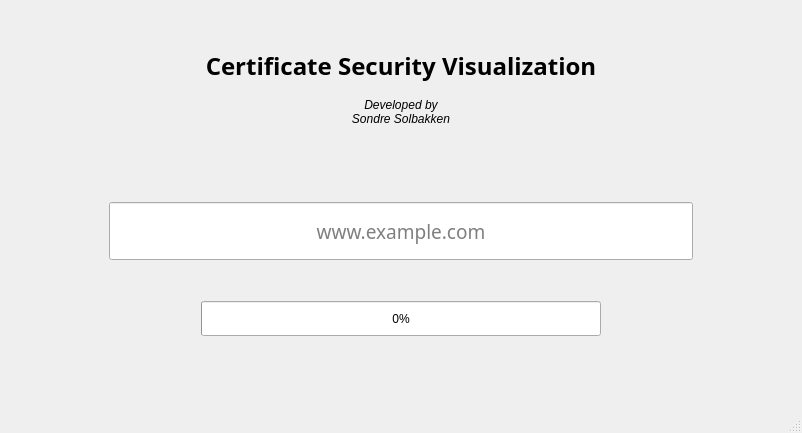
<?xml version="1.0" encoding="UTF-8"?>
<ui version="4.0">
 <class>MainWindow</class>
 <widget class="QMainWindow" name="MainWindow">
  <property name="geometry">
   <rect>
    <x>0</x>
    <y>0</y>
    <width>802</width>
    <height>433</height>
   </rect>
  </property>
  <property name="focusPolicy">
   <enum>Qt::StrongFocus</enum>
  </property>
  <property name="windowTitle">
   <string>Certificate Security Visualization</string>
  </property>
  <widget class="QWidget" name="centralwidget">
   <layout class="QVBoxLayout" name="verticalLayout">
    <item>
     <spacer name="verticalSpacer_2">
      <property name="orientation">
       <enum>Qt::Vertical</enum>
      </property>
      <property name="sizeType">
       <enum>QSizePolicy::Fixed</enum>
      </property>
      <property name="sizeHint" stdset="0">
       <size>
        <width>20</width>
        <height>41</height>
       </size>
      </property>
     </spacer>
    </item>
    <item>
     <widget class="QLabel" name="label">
      <property name="sizePolicy">
       <sizepolicy hsizetype="Expanding" vsizetype="Maximum">
        <horstretch>0</horstretch>
        <verstretch>0</verstretch>
       </sizepolicy>
      </property>
      <property name="maximumSize">
       <size>
        <width>1677</width>
        <height>32</height>
       </size>
      </property>
      <property name="font">
       <font>
        <family>Ubuntu Light</family>
        <pointsize>18</pointsize>
        <weight>75</weight>
        <bold>true</bold>
        <underline>false</underline>
        <strikeout>false</strikeout>
        <kerning>true</kerning>
       </font>
      </property>
      <property name="layoutDirection">
       <enum>Qt::LeftToRight</enum>
      </property>
      <property name="text">
       <string>Certificate Security Visualization</string>
      </property>
      <property name="textFormat">
       <enum>Qt::AutoText</enum>
      </property>
      <property name="scaledContents">
       <bool>false</bool>
      </property>
      <property name="alignment">
       <set>Qt::AlignCenter</set>
      </property>
      <property name="wordWrap">
       <bool>false</bool>
      </property>
     </widget>
    </item>
    <item>
     <spacer name="verticalSpacer_3">
      <property name="orientation">
       <enum>Qt::Vertical</enum>
      </property>
      <property name="sizeType">
       <enum>QSizePolicy::Fixed</enum>
      </property>
      <property name="sizeHint" stdset="0">
       <size>
        <width>20</width>
        <height>10</height>
       </size>
      </property>
     </spacer>
    </item>
    <item>
     <widget class="QLabel" name="label_2">
      <property name="sizePolicy">
       <sizepolicy hsizetype="Maximum" vsizetype="Maximum">
        <horstretch>0</horstretch>
        <verstretch>0</verstretch>
       </sizepolicy>
      </property>
      <property name="maximumSize">
       <size>
        <width>1677</width>
        <height>45</height>
       </size>
      </property>
      <property name="font">
       <font>
        <italic>true</italic>
       </font>
      </property>
      <property name="text">
       <string>Developed by
Sondre Solbakken</string>
      </property>
      <property name="alignment">
       <set>Qt::AlignCenter</set>
      </property>
      <property name="wordWrap">
       <bool>true</bool>
      </property>
     </widget>
    </item>
    <item>
     <spacer name="verticalSpacer">
      <property name="orientation">
       <enum>Qt::Vertical</enum>
      </property>
      <property name="sizeType">
       <enum>QSizePolicy::Fixed</enum>
      </property>
      <property name="sizeHint" stdset="0">
       <size>
        <width>20</width>
        <height>70</height>
       </size>
      </property>
     </spacer>
    </item>
    <item>
     <layout class="QHBoxLayout" name="horizontalLayout">
      <property name="sizeConstraint">
       <enum>QLayout::SetMaximumSize</enum>
      </property>
      <property name="topMargin">
       <number>0</number>
      </property>
      <item>
       <spacer name="horizontalSpacer">
        <property name="orientation">
         <enum>Qt::Horizontal</enum>
        </property>
        <property name="sizeType">
         <enum>QSizePolicy::Maximum</enum>
        </property>
        <property name="sizeHint" stdset="0">
         <size>
          <width>100</width>
          <height>20</height>
         </size>
        </property>
       </spacer>
      </item>
      <item>
       <widget class="QLineEdit" name="lineEdit">
        <property name="sizePolicy">
         <sizepolicy hsizetype="Maximum" vsizetype="Maximum">
          <horstretch>0</horstretch>
          <verstretch>0</verstretch>
         </sizepolicy>
        </property>
        <property name="minimumSize">
         <size>
          <width>200</width>
          <height>58</height>
         </size>
        </property>
        <property name="maximumSize">
         <size>
          <width>167773</width>
          <height>58</height>
         </size>
        </property>
        <property name="baseSize">
         <size>
          <width>700</width>
          <height>58</height>
         </size>
        </property>
        <property name="font">
         <font>
          <family>Ubuntu Light</family>
          <pointsize>14</pointsize>
         </font>
        </property>
        <property name="focusPolicy">
         <enum>Qt::ClickFocus</enum>
        </property>
        <property name="alignment">
         <set>Qt::AlignCenter</set>
        </property>
        <property name="dragEnabled">
         <bool>false</bool>
        </property>
        <property name="placeholderText">
         <string>www.example.com</string>
        </property>
       </widget>
      </item>
      <item>
       <spacer name="horizontalSpacer_2">
        <property name="orientation">
         <enum>Qt::Horizontal</enum>
        </property>
        <property name="sizeType">
         <enum>QSizePolicy::Maximum</enum>
        </property>
        <property name="sizeHint" stdset="0">
         <size>
          <width>100</width>
          <height>20</height>
         </size>
        </property>
       </spacer>
      </item>
     </layout>
    </item>
    <item>
     <spacer name="verticalSpacer_5">
      <property name="orientation">
       <enum>Qt::Vertical</enum>
      </property>
      <property name="sizeType">
       <enum>QSizePolicy::Fixed</enum>
      </property>
      <property name="sizeHint" stdset="0">
       <size>
        <width>20</width>
        <height>25</height>
       </size>
      </property>
     </spacer>
    </item>
    <item>
     <layout class="QHBoxLayout" name="horizontalLayout_3">
      <property name="spacing">
       <number>0</number>
      </property>
      <property name="sizeConstraint">
       <enum>QLayout::SetFixedSize</enum>
      </property>
      <property name="topMargin">
       <number>10</number>
      </property>
      <property name="bottomMargin">
       <number>10</number>
      </property>
      <item>
       <widget class="QProgressBar" name="progressBar">
        <property name="sizePolicy">
         <sizepolicy hsizetype="Expanding" vsizetype="Fixed">
          <horstretch>0</horstretch>
          <verstretch>0</verstretch>
         </sizepolicy>
        </property>
        <property name="minimumSize">
         <size>
          <width>50</width>
          <height>35</height>
         </size>
        </property>
        <property name="maximumSize">
         <size>
          <width>400</width>
          <height>35</height>
         </size>
        </property>
        <property name="value">
         <number>0</number>
        </property>
        <property name="alignment">
         <set>Qt::AlignLeading|Qt::AlignLeft|Qt::AlignVCenter</set>
        </property>
        <property name="textVisible">
         <bool>true</bool>
        </property>
        <property name="orientation">
         <enum>Qt::Horizontal</enum>
        </property>
       </widget>
      </item>
     </layout>
    </item>
    <item>
     <spacer name="verticalSpacer_4">
      <property name="orientation">
       <enum>Qt::Vertical</enum>
      </property>
      <property name="sizeHint" stdset="0">
       <size>
        <width>20</width>
        <height>20</height>
       </size>
      </property>
     </spacer>
    </item>
   </layout>
  </widget>
  <widget class="QMenuBar" name="menubar">
   <property name="geometry">
    <rect>
     <x>0</x>
     <y>0</y>
     <width>802</width>
     <height>22</height>
    </rect>
   </property>
  </widget>
  <widget class="QStatusBar" name="statusbar"/>
 </widget>
 <resources/>
 <connections/>
</ui>
